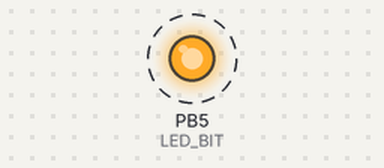
This program was run on a simulated ATmega328P, built with avr-gcc and emulated at 8 MHz. Parts: output pins drawn as LEDs (lit = HIGH). Dashed ring = blinking.

Above: at 0.5 s.
Timing chart, 0 to 4.6 s (numbered marks = the images above):
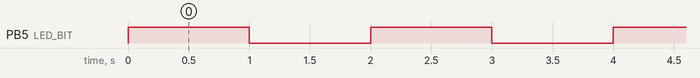

The program:

main.c
```c
// (licence header left out)
#include <inttypes.h>
#include <avr/io.h>
#include <avr/interrupt.h>
#include <util/delay.h>

#define LED_BIT PB5
#define LED_HIGH PORTB |= _BV(LED_BIT)
#define LED_LOW PORTB &= ~(_BV(LED_BIT))

void main(void) __attribute__ ((noreturn));

void main(void) {
	uint8_t led_state = 1;
	DDRB |= (1 << LED_BIT);

	while (1) {
		if (led_state)
			LED_HIGH;
		else
			LED_LOW;

		led_state = !led_state;
		_delay_ms(1000);
	}
}
```

Measured:
- by itself, PB5 (LED_BIT): alternates HIGH for 1.0 s and LOW for 1.0 s
